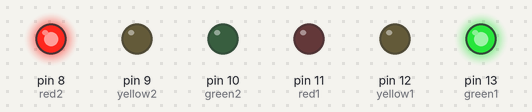
This sketch was run on a simulated Arduino Uno, built with avr-gcc and run on an emulated ATmega328P. Shown: output pins drawn as LEDs (lit = HIGH).

Above: at 2.5 s.
At 6.0 s:
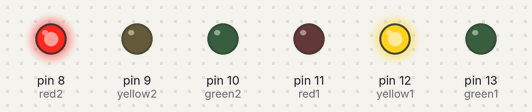
At 9.5 s:
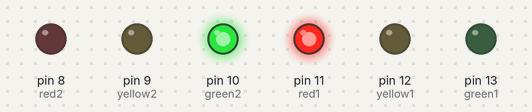
At 13.0 s:
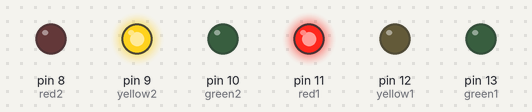
Timing chart, 0 to 18.2 s (numbered marks = the images above):
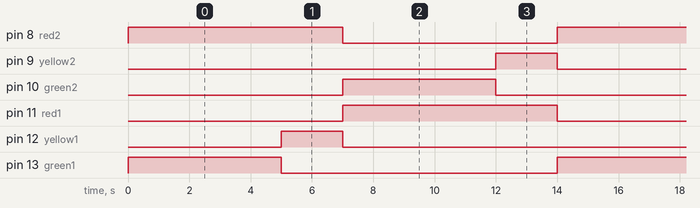

Measured:
- by itself, pin 8 (red2), pin 11 (red1): alternates HIGH for 7.0 s and LOW for 7.0 s
- by itself, pin 9 (yellow2), pin 12 (yellow1): alternates HIGH for 2.0 s and LOW for 12.0 s
- by itself, pin 10 (green2), pin 13 (green1): alternates HIGH for 5.0 s and LOW for 9.0 s

The sketch:

traffic2.ino
```cpp
int green1=13;
int yellow1=12;
int red1=11;
int green2=10;
int yellow2=9;
int red2=8;


void setup(){
  pinMode(green1, OUTPUT);
  pinMode(yellow1, OUTPUT);
  pinMode(red1, OUTPUT);
  pinMode(green2, OUTPUT);
  pinMode(yellow2, OUTPUT);
  pinMode(red2, OUTPUT);


}

void loop(){
  digitalWrite(green1,HIGH);
  digitalWrite(red2,HIGH);
  delay(5000);
  digitalWrite(green1,LOW);
  digitalWrite(yellow1,HIGH);
  delay(2000);
  digitalWrite(yellow1,LOW);

  digitalWrite(red2,LOW);
  digitalWrite(red1, HIGH);
  digitalWrite(green2,HIGH);
  delay(5000);
  digitalWrite(green2,LOW);
  digitalWrite(yellow2,HIGH);
  delay(2000);
  digitalWrite(yellow2,LOW);

  digitalWrite(green2,LOW);
  digitalWrite(red1, LOW);


}
```
